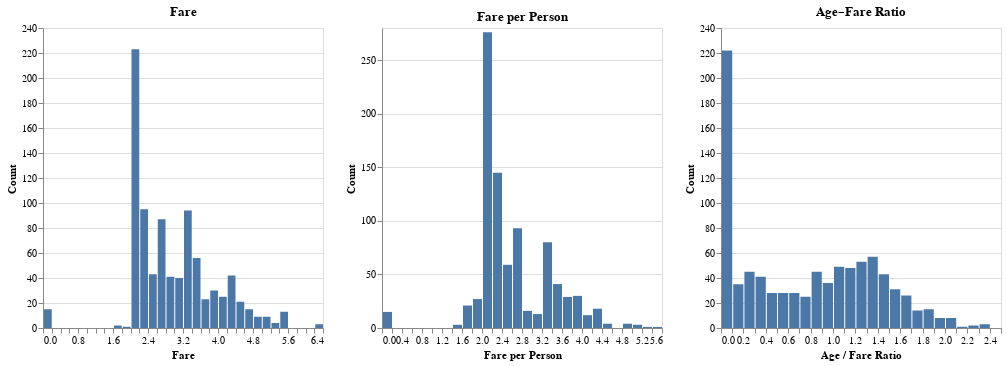

The notebook cell this image was saved under:
### Code cell
fare_hist = alt.Chart(data).mark_bar().encode(
    x=alt.X(
        "log_Fare:Q",
        bin=alt.Bin(maxbins=40),
        title="Fare"
    ),
    y=alt.Y("count()", title="Count")
).properties(
    width=280,
    height=300,
    title="Fare"
)

fpp_hist = alt.Chart(data[data["fare_per_person"].notna()]).mark_bar().encode(
    x=alt.X(
        "log_fare_per_person:Q",
        bin=alt.Bin(maxbins=40),
        title="Fare per Person"
    ),
    y=alt.Y("count()", title="Count")
).properties(
    width=280,
    height=300,
    title="Fare per Person"
)

afr_hist = alt.Chart(data[data["age_fare_ratio"].notna()]).mark_bar().encode(
    x=alt.X(
        "log_age_fare_ratio:Q",
        bin=alt.Bin(maxbins=40),
        title="Age / Fare Ratio"
    ),
    y=alt.Y("count()", title="Count")
).properties(
    width=280,
    height=300,
    title="Age–Fare Ratio"
)

(fare_hist | fpp_hist | afr_hist).resolve_scale(
    y="independent"
)

### Figure 1 — Vega-Lite specification as saved in the notebook (floating-point values rounded to 4 significant figures; data arrays with more than 128 entries replaced by an {"elided": "..."} marker saying what was removed)
{"config": {"view": {"continuousWidth": 300, "continuousHeight": 300}}, "hconcat": [{"data": {"name": "data-13beabc20d72e523d6126f835cfa8140"}, "mark": {"type": "bar"}, "encoding": {"x": {"bin": {"maxbins": 40}, "field": "log_Fare", "title": "Fare", "type": "quantitative"}, "y": {"aggregate": "count", "title": "Count", "type": "quantitative"}}, "height": 300, "title": "Fare", "width": 280}, {"data": {"name": "data-13beabc20d72e523d6126f835cfa8140"}, "mark": {"type": "bar"}, "encoding": {"x": {"bin": {"maxbins": 40}, "field": "log_fare_per_person", "title": "Fare per Person", "type": "quantitative"}, "y": {"aggregate": "count", "title": "Count", "type": "quantitative"}}, "height": 300, "title": "Fare per Person", "width": 280}, {"data": {"name": "data-13beabc20d72e523d6126f835cfa8140"}, "mark": {"type": "bar"}, "encoding": {"x": {"bin": {"maxbins": 40}, "field": "log_age_fare_ratio", "title": "Age / Fare Ratio", "type": "quantitative"}, "y": {"aggregate": "count", "title": "Count", "type": "quantitative"}}, "height": 300, "title": "Age–Fare Ratio", "width": 280}], "resolve": {"scale": {"y": "independent"}}, "$schema": "https://vega.github.io/schema/vega-lite/v5.20.1.json", "datasets": {"data-13beabc20d72e523d6126f835cfa8140": {"elided": "891 records"}}}
